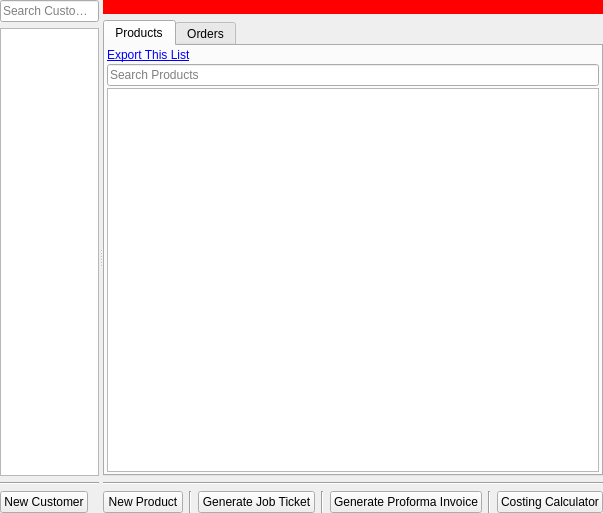
<?xml version="1.0" encoding="UTF-8"?>
<ui version="4.0">
 <class>Customers</class>
 <widget class="QMainWindow" name="Customers">
  <property name="geometry">
   <rect>
    <x>0</x>
    <y>0</y>
    <width>603</width>
    <height>513</height>
   </rect>
  </property>
  <property name="windowTitle">
   <string>Customers</string>
  </property>
  <property name="windowIcon">
   <iconset resource="../../home/src/res.qrc">
    <normaloff>:/images/AutoList.png</normaloff>:/images/AutoList.png</iconset>
  </property>
  <widget class="QWidget" name="centralwidget">
   <layout class="QHBoxLayout" name="horizontalLayout">
    <property name="spacing">
     <number>0</number>
    </property>
    <property name="margin">
     <number>0</number>
    </property>
    <item>
     <widget class="QSplitter" name="splitter">
      <property name="orientation">
       <enum>Qt::Horizontal</enum>
      </property>
      <widget class="QWidget" name="layoutWidget1">
       <layout class="QVBoxLayout" name="verticalLayout">
        <item>
         <widget class="QLineEdit" name="txtCustomerSearch">
          <property name="placeholderText">
           <string>Search Customers</string>
          </property>
         </widget>
        </item>
        <item>
         <widget class="QTableView" name="tblCustomers">
          <property name="alternatingRowColors">
           <bool>true</bool>
          </property>
          <property name="selectionBehavior">
           <enum>QAbstractItemView::SelectRows</enum>
          </property>
          <attribute name="verticalHeaderVisible">
           <bool>false</bool>
          </attribute>
         </widget>
        </item>
        <item>
         <widget class="Line" name="line_2">
          <property name="orientation">
           <enum>Qt::Horizontal</enum>
          </property>
         </widget>
        </item>
        <item>
         <layout class="QHBoxLayout" name="customerButtonshorizontalLayout">
          <item>
           <widget class="QPushButton" name="cmdNewCustomer">
            <property name="text">
             <string>New Customer</string>
            </property>
           </widget>
          </item>
          <item>
           <spacer name="horizontalSpacer_2">
            <property name="orientation">
             <enum>Qt::Horizontal</enum>
            </property>
            <property name="sizeHint" stdset="0">
             <size>
              <width>40</width>
              <height>20</height>
             </size>
            </property>
           </spacer>
          </item>
         </layout>
        </item>
       </layout>
      </widget>
      <widget class="QWidget" name="layoutWidget2">
       <layout class="QVBoxLayout" name="verticalLayout_2">
        <item>
         <widget class="QLabel" name="lblCustName">
          <property name="styleSheet">
           <string notr="true">background-color: rgb(255, 0, 0);
color: rgb(255, 255, 255);
font: 16pt &quot;Microsoft Sans Serif&quot;;</string>
          </property>
          <property name="text">
           <string/>
          </property>
         </widget>
        </item>
        <item>
         <widget class="QTabWidget" name="tabWidget">
          <property name="currentIndex">
           <number>0</number>
          </property>
          <widget class="QWidget" name="tab">
           <attribute name="title">
            <string>Products</string>
           </attribute>
           <layout class="QVBoxLayout" name="verticalLayout_3">
            <property name="spacing">
             <number>2</number>
            </property>
            <property name="margin">
             <number>2</number>
            </property>
            <item>
             <widget class="QLabel" name="lblExport">
              <property name="text">
               <string>&lt;html&gt;&lt;head/&gt;&lt;body&gt;&lt;p&gt;&lt;a href=&quot;export&quot;&gt;&lt;span style=&quot; text-decoration: underline; color:#0000ff;&quot;&gt;Export This List&lt;/span&gt;&lt;/a&gt;&lt;/p&gt;&lt;/body&gt;&lt;/html&gt;</string>
              </property>
             </widget>
            </item>
            <item>
             <widget class="QLineEdit" name="txtProductsSearch">
              <property name="placeholderText">
               <string>Search Products</string>
              </property>
             </widget>
            </item>
            <item>
             <widget class="QTableView" name="tblProducts">
              <property name="font">
               <font>
                <family>Verdana</family>
               </font>
              </property>
              <property name="selectionMode">
               <enum>QAbstractItemView::SingleSelection</enum>
              </property>
              <property name="selectionBehavior">
               <enum>QAbstractItemView::SelectRows</enum>
              </property>
              <property name="sortingEnabled">
               <bool>true</bool>
              </property>
              <property name="wordWrap">
               <bool>false</bool>
              </property>
              <property name="cornerButtonEnabled">
               <bool>true</bool>
              </property>
             </widget>
            </item>
           </layout>
          </widget>
          <widget class="QWidget" name="tab_2">
           <attribute name="title">
            <string>Orders</string>
           </attribute>
           <layout class="QVBoxLayout" name="verticalLayout_4">
            <property name="spacing">
             <number>2</number>
            </property>
            <property name="margin">
             <number>2</number>
            </property>
            <item>
             <widget class="CustomQueryView" name="trvOrders"/>
            </item>
            <item>
             <widget class="QTextBrowser" name="txtOrderDetails"/>
            </item>
           </layout>
          </widget>
         </widget>
        </item>
        <item>
         <widget class="Line" name="line">
          <property name="orientation">
           <enum>Qt::Horizontal</enum>
          </property>
         </widget>
        </item>
        <item>
         <layout class="QHBoxLayout" name="productsButtonsLayout">
          <item>
           <widget class="QPushButton" name="cmdNewProduct">
            <property name="text">
             <string>New Product</string>
            </property>
           </widget>
          </item>
          <item>
           <widget class="Line" name="line_3">
            <property name="orientation">
             <enum>Qt::Vertical</enum>
            </property>
           </widget>
          </item>
          <item>
           <widget class="QPushButton" name="cmdGenerateJobTicket">
            <property name="text">
             <string>Generate Job Ticket</string>
            </property>
           </widget>
          </item>
          <item>
           <widget class="Line" name="line_4">
            <property name="orientation">
             <enum>Qt::Vertical</enum>
            </property>
           </widget>
          </item>
          <item>
           <widget class="QPushButton" name="cmdProforma">
            <property name="text">
             <string>Generate Proforma Invoice</string>
            </property>
           </widget>
          </item>
          <item>
           <widget class="Line" name="line_5">
            <property name="orientation">
             <enum>Qt::Vertical</enum>
            </property>
           </widget>
          </item>
          <item>
           <widget class="QPushButton" name="cmdCostingCalc">
            <property name="text">
             <string>Costing Calculator</string>
            </property>
           </widget>
          </item>
          <item>
           <spacer name="horizontalSpacer">
            <property name="orientation">
             <enum>Qt::Horizontal</enum>
            </property>
            <property name="sizeHint" stdset="0">
             <size>
              <width>40</width>
              <height>20</height>
             </size>
            </property>
           </spacer>
          </item>
         </layout>
        </item>
       </layout>
      </widget>
     </widget>
    </item>
   </layout>
  </widget>
  <widget class="QMenuBar" name="menubar">
   <property name="geometry">
    <rect>
     <x>0</x>
     <y>0</y>
     <width>603</width>
     <height>21</height>
    </rect>
   </property>
  </widget>
 </widget>
 <customwidgets>
  <customwidget>
   <class>CustomQueryView</class>
   <extends>QTreeView</extends>
   <header>customqueryview.h</header>
  </customwidget>
 </customwidgets>
 <resources>
  <include location="../../home/src/res.qrc"/>
 </resources>
 <connections/>
</ui>
